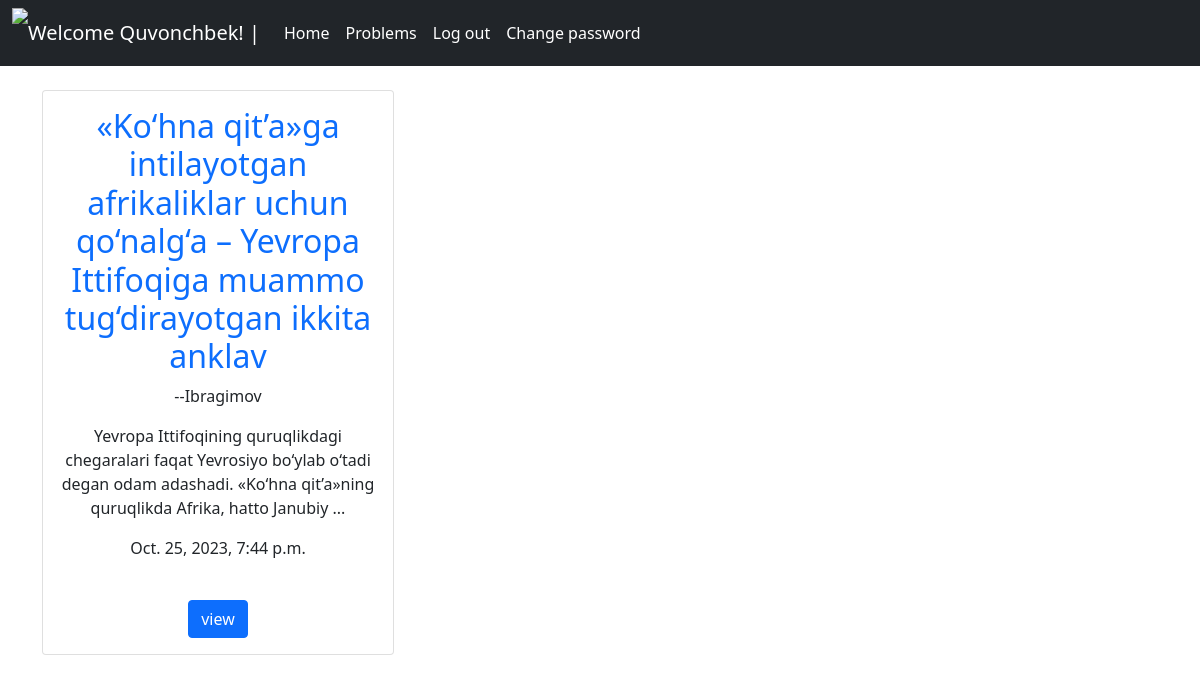
/post/ (signed in), run on an earlier commit of the app's database.
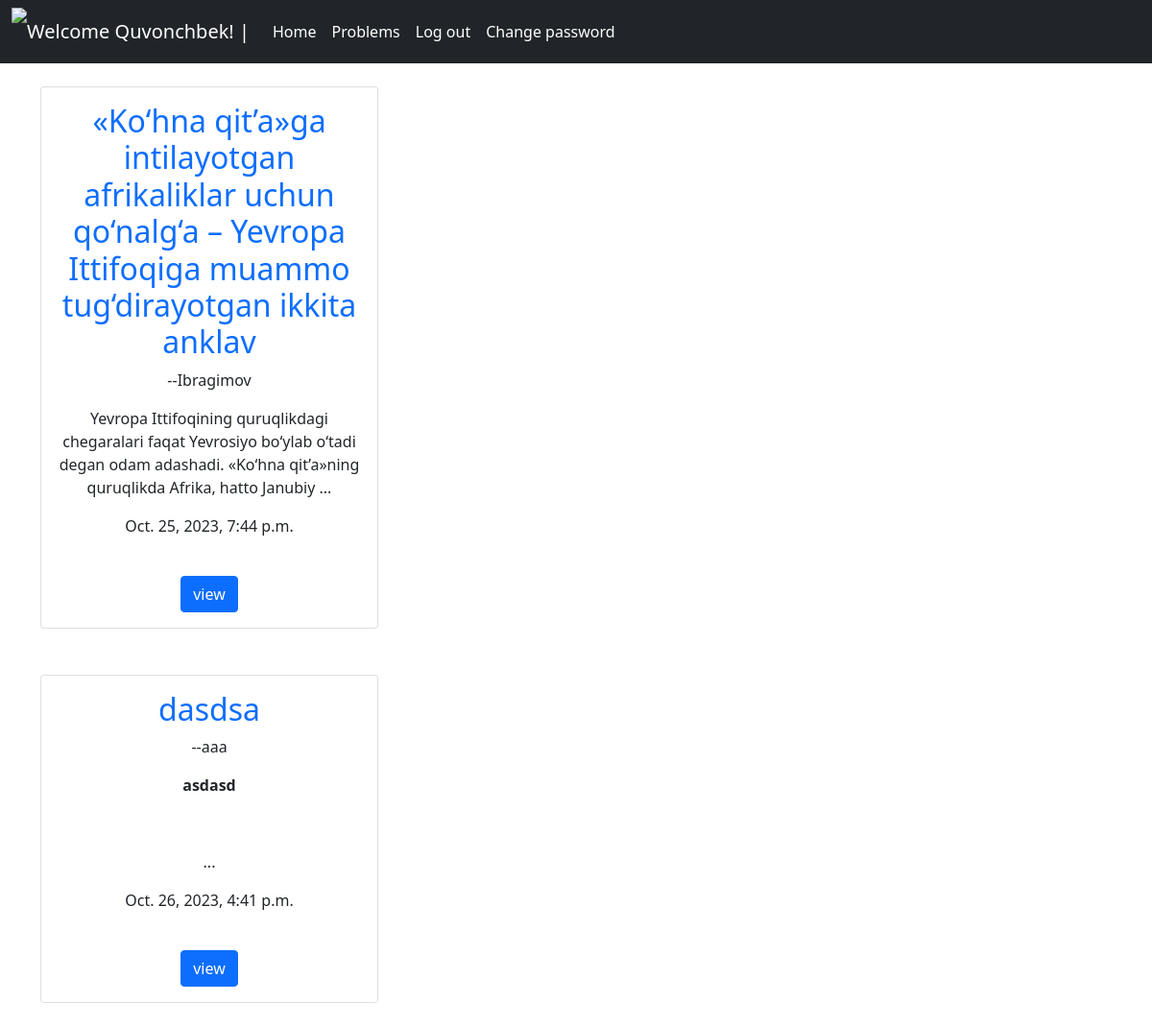
And on a later commit of the database.
### posts/models.py (models this page shows, shortened)
class Post(models.Model):
    title = models.CharField(max_length=200)
    author = models.ForeignKey(
        get_user_model(),
        on_delete=models.CASCADE
    )
    body = RichTextField()
    photo = models.ImageField(upload_to='images/', blank=True, null=True)
    date = models.DateTimeField(auto_now_add=True)

### accounts/models.py (models this page shows)
class CustomUser(AbstractUser):
    age = models.PositiveIntegerField(null=True,blank=True)

### posts/views.py (the view)
# urls.py: path('',PostListView.as_view(), name='post'),
class PostListView(ListView):
    model = Post
    template_name = 'post.html'

### templates/post.html (shortened to what this page needs)
<!DOCTYPE html>
<html lang="en">
<head>
</head>
<body>
    {%extends 'base.html'%}
    {%block content%}
    <div class="container" style="text-align: center;">
        {% for post in object_list%}
    <br>
    <div class="card" style="width: 22rem;">
        <div class="card-body">
            <h2><a href="{%url 'full_post' post.id%}" style="text-decoration: none;">{{post.title}}</a></h2>
            <p>--{{post.author}}</p>
            <p class="card-text">{{post.body|slice:"150"|safe}}...</p>
            <p>{{post.date}}</p>
            <br>
            <button type="submit" class="btn btn-primary"><a href="{%url 'full_post' post.id%}" style="text-decoration: none; color:white;">view</a></button>
        </div>
      </div>
      <br>
    {%endfor%}
    </div>
    {%endblock content%}

What changed in the data, as far as the page shows it:
added Post: title "dasdsa", author "aaa", body "asdasd", date "Oct. 26, 2023, 4:41 p.m."
